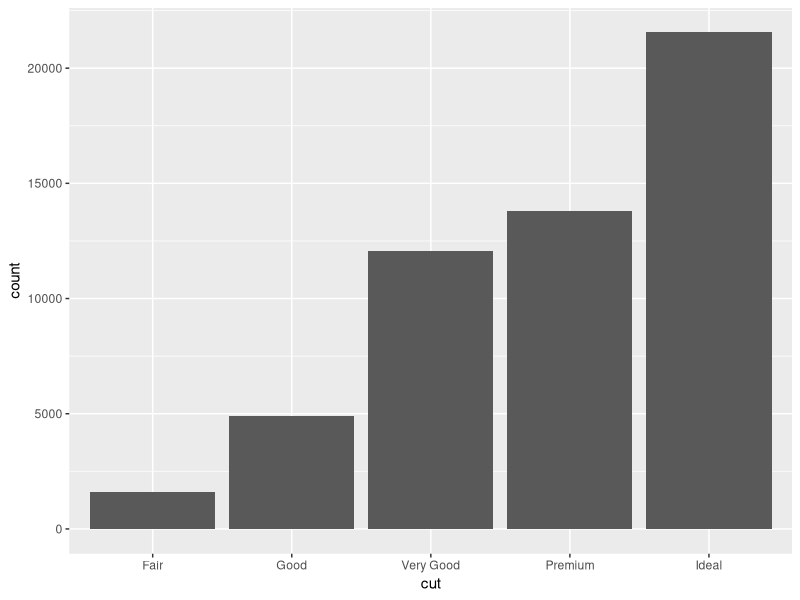
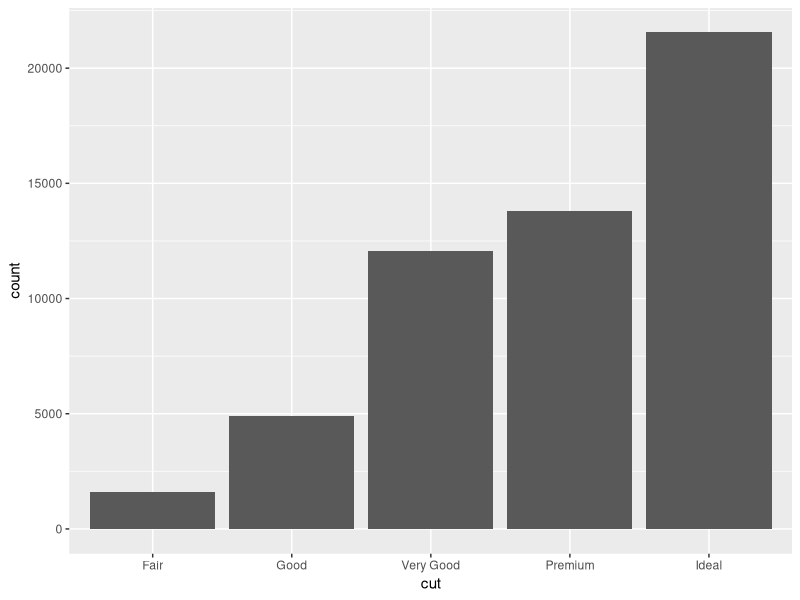
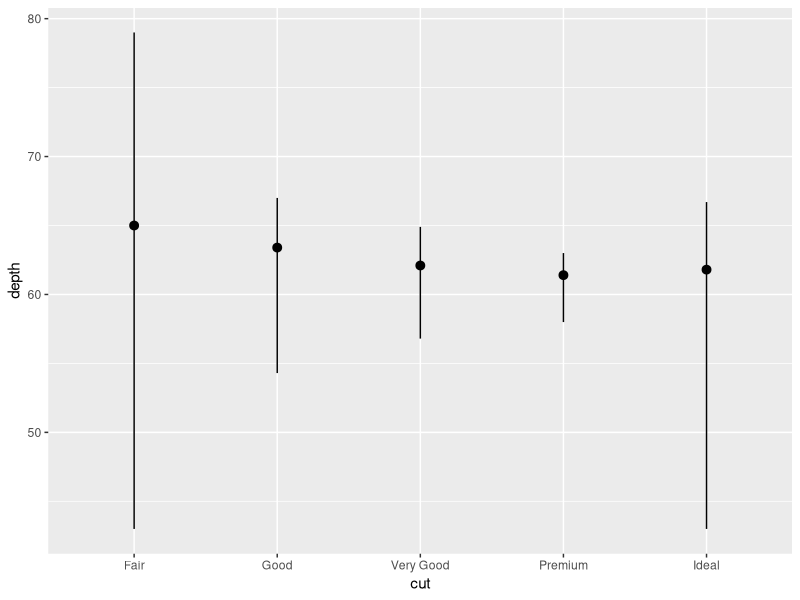
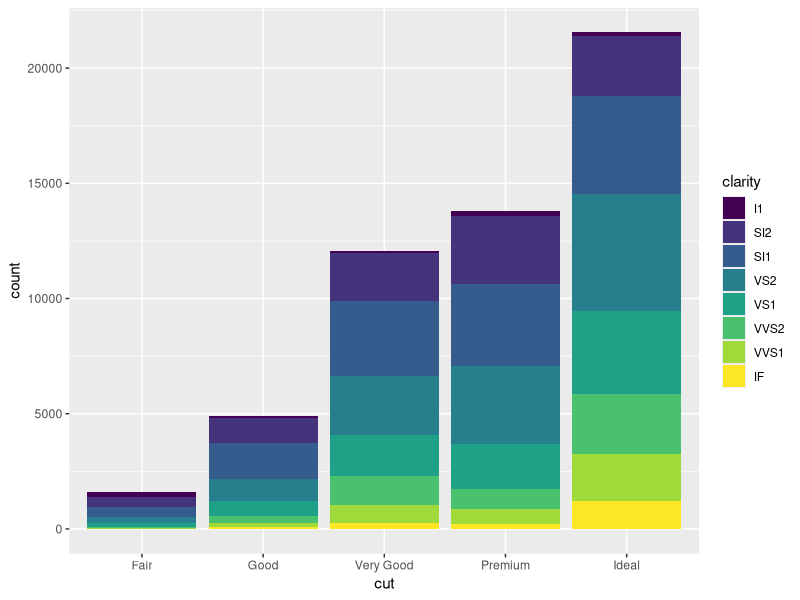
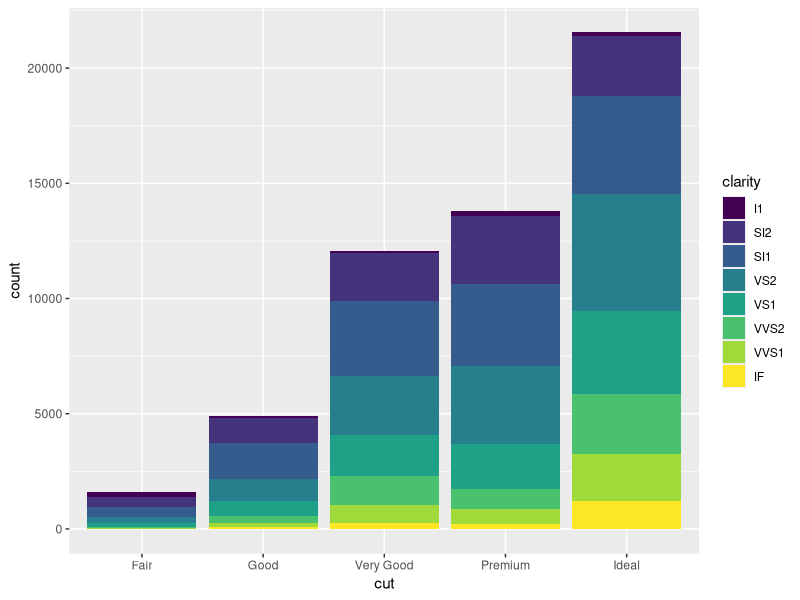
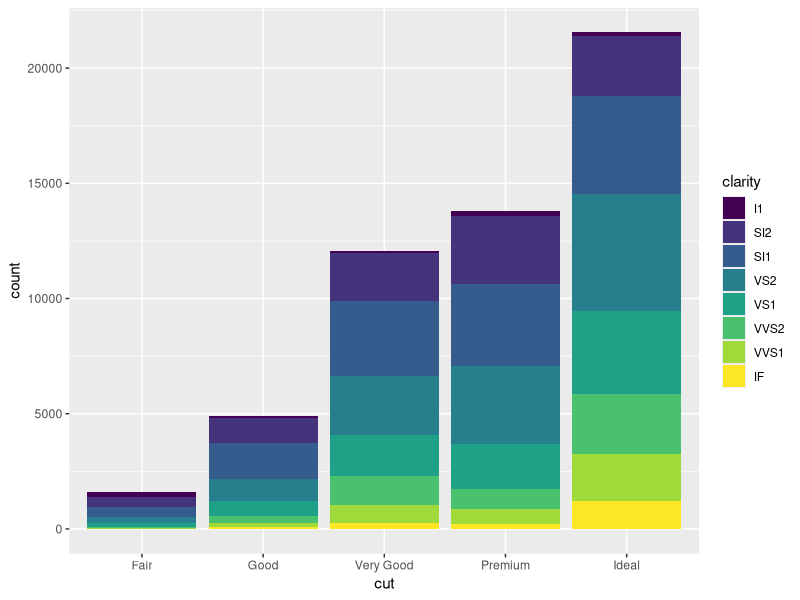
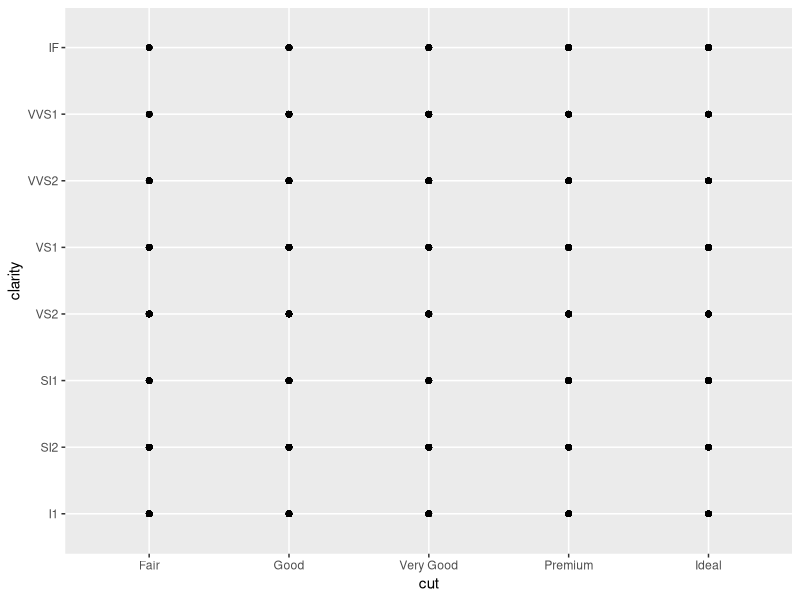
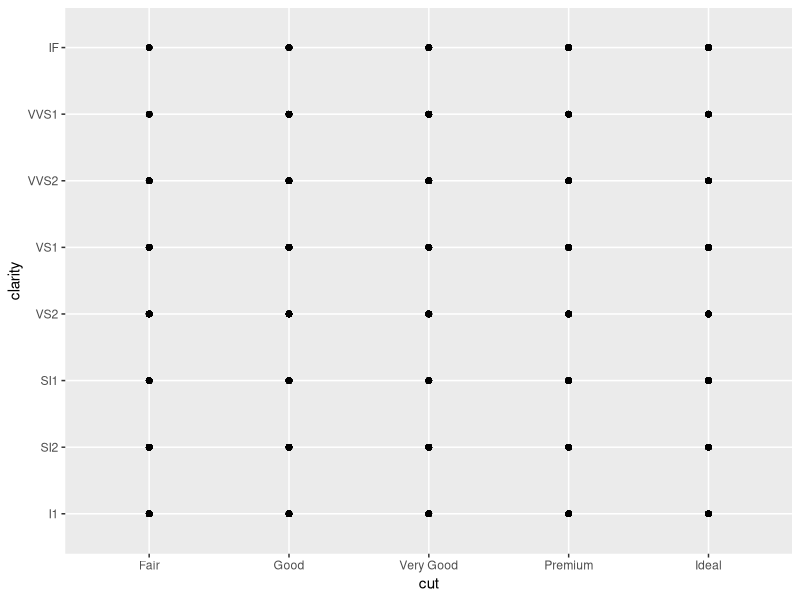

The R source for these figures, in order:
# Exercise 2: More ggplot2 Grammar

# Install and load `ggplot2`
# install.packages("ggplot2") # if needed

library(ggplot2)
library(dplyr)

# For this exercise you will again be working with the `diamonds` data set.
# Use `?diamonds` to review details about this data set

?diamonds

## Statistical Transformations

# Draw a bar chart of the diamonds data, organized by cut
# The height of each bar is based on the "count" (number) of diamonds with that cut

ggplot(data = diamonds, mapping = aes(x = cut)) +
  geom_bar()

# Use the `stat_count` to apply the statistical transformation "count" to the diamonds
# by cut. You do not need a separate geometry layer!

ggplot(data = diamonds, mapping = aes(x = cut)) +
  stat_count()

# Use the `stat_summary` function to draw a chart with a summary layer.
# Map the x-position to diamond `cut`, and the y-position to diamond `depth`
# Bonus: use `min` as the function ymin, `max` as the function ymax, and `median` as the function y

ggplot(data = diamonds, mapping = aes(x = cut, y = depth)) +
  stat_summary(fun.ymin = min, fun.ymax = max, fun.y = median)

## Position Adjustments

# Draw a bar chart of diamond data organized by cut, with each bar filled by clarity.
# You should see a _stacked_ bar chart.

ggplot(data = diamonds, mapping = aes(x = cut, fill = clarity)) + 
  geom_bar()

# Draw the same chart again, but with each element positioned to "fill" the y axis

ggplot(data = diamonds, mapping = aes(x = cut, fill = clarity), position = "fill") + 
  geom_bar()

# Draw the same chart again, but with each element positioned to "dodge" each other

ggplot(data = diamonds, mapping = aes(x = cut, fill = clarity), position = "dodge") + 
  geom_bar()

# Draw a plot with point geometry with the x-position mapped to `cut` and the y-position mapped to `clarity`
# This creates a "grid" grouping the points

ggplot(data = diamonds, mapping = aes(x = cut, y = clarity)) +
  geom_point()

# Use the "jitter" position adjustment to keep the points from all overlapping!
# (This works a little better with a sample of diamond data, such as from the previous exercise).

ggplot(data = diamonds, mapping = aes(x = cut, y = clarity), position = "jitter") +
  geom_point()
  

## Scales

# Draw a "boxplot" (with `geom_boxplot()`) for the diamond's price (y) by color (x)

ggplot(data = diamonds, mapping = aes(x = color, y = price)) + 
  geom_boxplot()
  

# This has a lot of outliers, making it harder to read. To fix this, draw the same plot but
# with a _logarithmic_ scale for the y axis.

ggplot(data = diamonds, mapping = aes(x = color, y = price)) + 
  geom_boxplot() + 
  scale_y_log10()

# For another version, draw the same plot but with `violin` geometry instead of `boxplot` geometry!
# How does the logarithmic scale change the data presentation?

ggplot(data = diamonds, mapping = aes(x = color, y = price)) + 
  geom_violin() + 
  scale_y_log10()

# Another interesting plot: draw a plot of the diamonds price (y) by carat (x), using a heatmap of 2d bins
# (geom_bin2d)
# What happens when you make the x and y channels scale logarithmically?



# Draw a scatter plot for the diamonds  price (y) by carat (x). Color each point by the clarity
# (Remember, this will take a while. Use a sample of the diamonds for faster results)


# Change the color of the previous plot using a ColorBrewer scale of your choice. What looks nice?



## Coordinate Systems

# Draw a bar chart with x-position and fill color BOTH mapped to cut
# For best results, SET the `width` of the geometry to be 1 (fill plot, no space between)
# You can save this to a variable for easier modifications


# Draw the same chart, but with the coordinate system flipped


# Draw the same chart, but in a polar coordinate system. Now you have a Coxcomb chart!



## Facets

# Take the scatter plot of price by carat data (colored by clarity) and add _facets_ based on
# the diamond's `color`



## Saving Plots

# Use the `ggsave()` function to save one of your plots (the most recent one generated) to disk.
# Name the output file "my-plot.png".
# Make sure you've set the working directory!!
